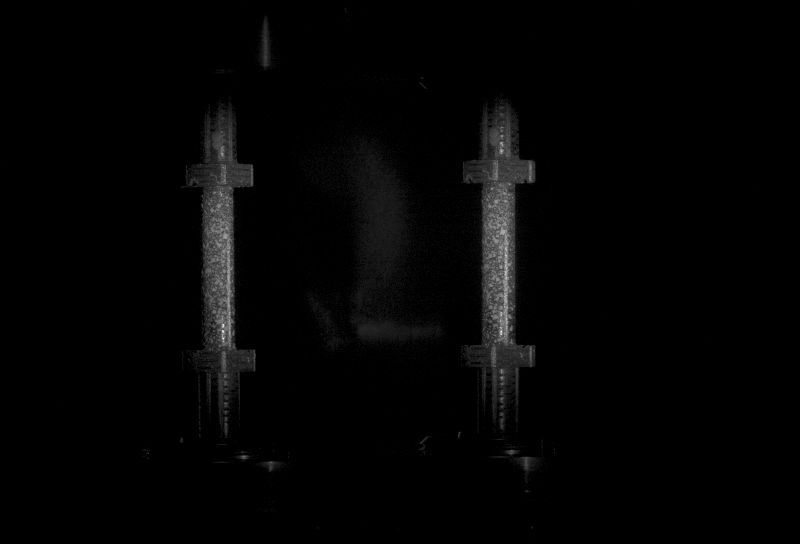
#> input picture MSRCR/img/0.bmp, 1600 x 1088 px, given in place of img, which was not available (shown at 1/2 size)
$ python batch_benchmark.py
#> lines starting #> are read from the running program, lines starting #| are printed output that depends on the picture; pictures that were not available may be replaced by others from this repository, and a replacement may not be noted
### gradient.py
import cv2 as cv
import numpy as np
#Sobel算子
def sobel_demo(image):
    shape=image.shape
    grad_x = cv.Sobel(image, cv.CV_32F, 1, 0)   #对x求一阶导
    grad_y = cv.Sobel(image, cv.CV_32F, 0, 1)   #对y求一阶导
    gradx = cv.convertScaleAbs(grad_x)  #用convertScaleAbs()函数将其转回原来的uint8形式
    grady = cv.convertScaleAbs(grad_y)
    #cv.imshow("gradient_x", gradx)  #x方向上的梯度
    #cv.imshow("gradient_y", grady)  #y方向上的梯度
    #gradxy = cv.addWeighted(gradx, 0.5, grady, 0.5, 0) #图片融合
    gradxy=(gradx**2+grady**2)**0.5
    #cv.imshow("gradient", gradxy)
    gradxy=gradxy.sum()/(shape[0]*shape[1])
    return gradxy
def Scharr_demo(image):
    shape=image.shape
    grad_x = cv.Scharr(image, cv.CV_32F, 1, 0)   #对x求一阶导
    grad_y = cv.Scharr(image, cv.CV_32F, 0, 1)   #对y求一阶导
    gradx = cv.convertScaleAbs(grad_x)  #用convertScaleAbs()函数将其转回原来的uint8形式
    grady = cv.convertScaleAbs(grad_y)
    #cv.imshow("gradient_x", gradx)  #x方向上的梯度
    #cv.imshow("gradient_y", grady)  #y方向上的梯度
    #gradxy = cv.addWeighted(gradx, 0.5, grady, 0.5, 0)
    gradxy=(gradx**2+grady**2)**0.5
    gradxy=gradxy.sum()/(shape[0]*shape[1])
    #cv.imshow("gradient", gradxy)
    return gradxy
def Laplace_demo(image):
    shape=image.shape#we can simplify the code by import the size as a constant
    dst = cv.Laplacian(image, cv.CV_32F)
    lpls = cv.convertScaleAbs(dst)
    #cv.imshow("Laplace_demo", lpls)
    lpls=abs(lpls).sum()/(shape[0]*shape[1])
    return lpls
# [7 lines that do not run on import are left out]
    #cv.waitKey(0)

    #cv.destroyAllWindows()

### batch_benchmark.py
from gradient  import Laplace_demo,Scharr_demo,sobel_demo
import cv2
import numpy as np
import os
import glob

def batch_benchmark(work_dir,save_dir,save_name):
#> called with work_dir = './essay/data_img/MSRCR', save_dir = './essay/grad', save_name = 'result_MSRCR.txt'
    list=os.listdir(work_dir)
    for i in list:
        src = cv2.imread(os.path.join(work_dir,i))
#> src is the input picture: shape (1088, 1600, 3); min 0, max 255, mean 4
        src=cv2.cvtColor(src,cv2.COLOR_BGR2GRAY)
#> src: shape (1088, 1600)
        src=src[400:700,410:460]
#> src: shape (300, 50)
        sobel=sobel_demo(src)
#> in sobel_demo, `grad_y = cv.Sobel(image, cv.CV_32F, 0, 1)`:
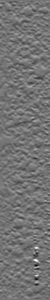
#> grad_y: shape (300, 50) float32; min -499, max 596, mean -0.8; drawn with min black and max white
#> in sobel_demo, `gradxy=(gradx**2+grady**2)**0.5`:
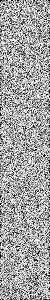
#> gradxy: shape (300, 50) float64; min 0, max 15.81, mean 10.15; drawn with min black and max white
#> in sobel_demo, `gradxy=gradxy.sum()/(shape[0]*shape[1])`: gradxy = 10.15
#> sobel = 10.15
        scharr=Scharr_demo(src)
#> in Scharr_demo, `gradx = cv.convertScaleAbs(grad_x)`:
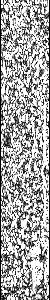
#> gradx: shape (300, 50); min 0, max 255, mean 164.6
#> in Scharr_demo, `grady = cv.convertScaleAbs(grad_y)`:
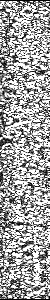
#> grady: shape (300, 50); min 0, max 255, mean 162
#> in Scharr_demo, `gradxy=(gradx**2+grady**2)**0.5`:
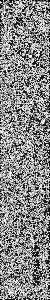
#> gradxy: shape (300, 50) float64; min 0, max 15.81, mean 8.46; drawn with min black and max white
#> in Scharr_demo, `gradxy=gradxy.sum()/(shape[0]*shape[1])`: gradxy = 8.46
#> scharr = 8.46
        laplace=Laplace_demo(src)
#> in Laplace_demo, `dst = cv.Laplacian(image, cv.CV_32F)`:
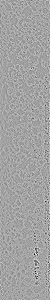
#> dst: shape (300, 50) float32; min -380, max 214, mean 0.3; drawn with min black and max white
#> in Laplace_demo, `lpls = cv.convertScaleAbs(dst)`:
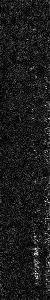
#> lpls: shape (300, 50); min 0, max 255, mean 27.9
#> in Laplace_demo, `lpls=abs(lpls).sum()/(shape[0]*shape[1])`: lpls = 27.9
#> laplace = 27.9
        # [4 lines of commented-out code are left out]
        with open(os.path.join(save_dir,save_name),"a") as f:
            f.write(i)
            f.write(',')
            f.write(str(sobel))
            f.write(',')
            f.write(str(scharr))
            f.write(',')
            f.write(str(laplace))
            f.write('\n')
if __name__=="__main__":
    work_dir='./essay/data_img/MSRCR'
    save_dir='./essay/grad'
    save_name='result_MSRCR.txt'
    batch_benchmark(work_dir,save_dir,save_name)
